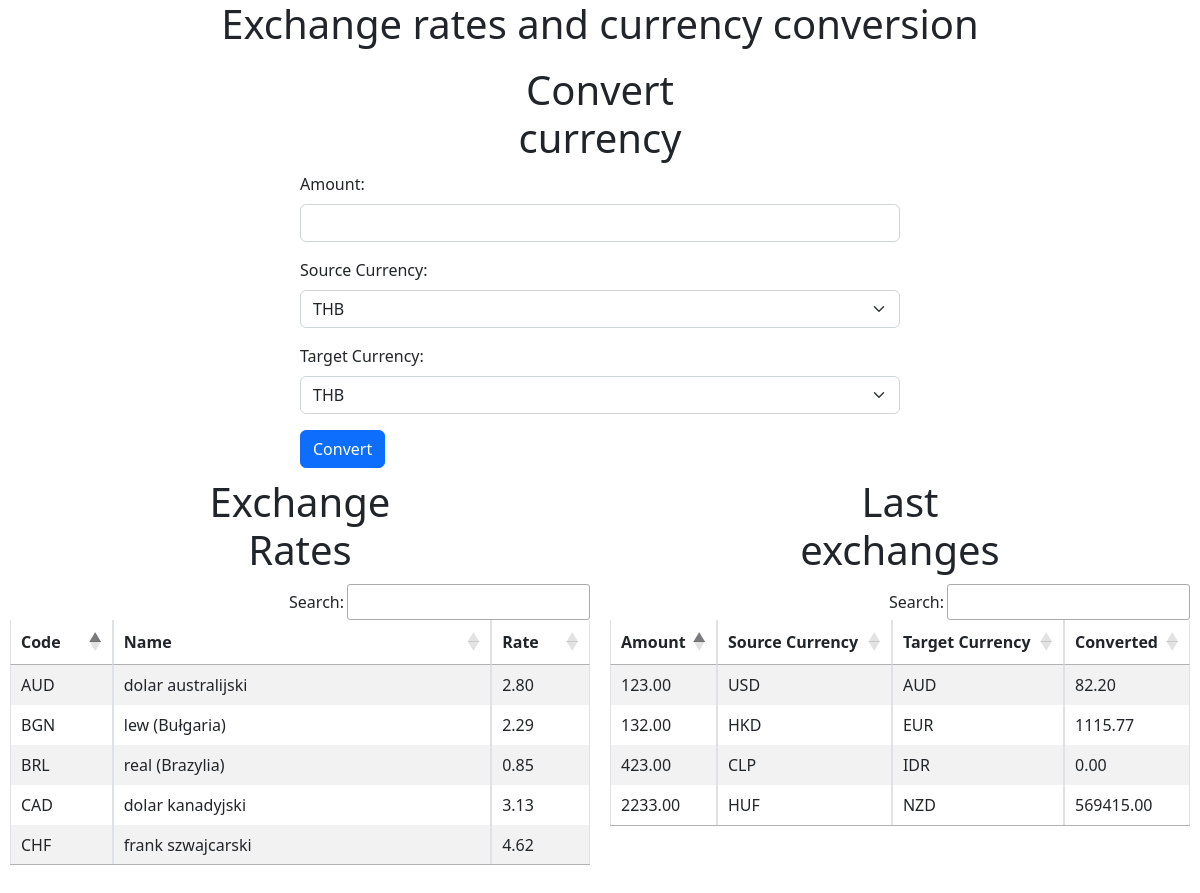
Screenshot of /docker-compose-lamp/www/adrespect/index.php with the database file from the repository.
### tables this page shows
CREATE TABLE `exchange_rates` (
  `id` int NOT NULL,
  `code` varchar(255) NOT NULL,
  `name` varchar(255) NOT NULL,
  `rate` decimal(10,2) NOT NULL,
  `updatedate` date NOT NULL
);

CREATE TABLE `currency_conversions` (
  `id` int NOT NULL,
  `amount` decimal(10,2) NOT NULL,
  `source_currency` varchar(255) NOT NULL,
  `target_currency` varchar(255) NOT NULL,
  `converted_amount` decimal(10,2) NOT NULL,
  `conversion_date` datetime NOT NULL
);

### docker-compose-lamp/www/adrespect/Class/CurrencyConverter.php (called while the page is built, shortened)
<?php
class CurrencyConverter {
    private $db;
    public function __construct($db) {
        $this->db = $db;
    }
    public function getConversionResults() {
        $pdo = $this->db->getPdo();
        $stmt = $pdo->query("SELECT * FROM currency_conversions ORDER BY conversion_date desc");
        return $stmt->fetchAll(PDO::FETCH_ASSOC);
    }
    public function getConversionCodes() {
        $pdo = $this->db->getPdo();
        $stm = $pdo->query("SELECT code FROM exchange_rates");
        return $stm->fetchAll(PDO::FETCH_COLUMN);
    }
}
?>

### docker-compose-lamp/www/adrespect/Class/ExchangeManager.php (called while the page is built, shortened)
<?php
class ExchangeManager
{
    private $db;
    public function __construct($db){
        $this->db = $db;
    }
    public function getExchangeRates() {
        $pdo = $this->db->getPDO();
        $select = $pdo->query("SELECT * FROM exchange_rates WHERE updatedate = '".date('Y-m-d')."'");
        return $select->fetchAll(PDO::FETCH_ASSOC);
    }
}

### docker-compose-lamp/www/adrespect/Class/ExchangeRateTableGenerator.php (the view)
<?php
class ExchangeRateTableGenerator {
    private $exchangeRates;
    public function __construct($exchangeRates) {
        $this->exchangeRates = $exchangeRates;
    }
    public function generateTable() {
        echo "<table class='table table-striped table-bordered' id='exchangeRate' name='exchangeRate'>";
        echo "<thead><tr><th>Code</th><th>Name</th><th>Rate</th></tr></thead>";
        echo "<tbody>";
        foreach ($this->exchangeRates as $rate) {
            echo "<tr>";
            echo "<td>" . $rate['code'] . "</td>";
            echo "<td>" . $rate['name'] . "</td>";
            echo "<td>" . $rate['rate'] . "</td>";
            echo "</tr>";
        }
        echo "</tbody>";
        echo "</table>";
    }
}
?>

### docker-compose-lamp/www/adrespect/index.php (shortened to what this page needs)
<?php
include 'Class/CurrencyConverter.php';
include 'Class/ExchangeManager.php';
include 'Class/ExchangeRateTableGenerator.php';
?>
<!DOCTYPE html>
<html lang="en">
<head>
    <link rel="stylesheet" href="css/style.css">
    <link href="https://cdn.jsdelivr.net/npm/bootstrap@5.2.3/dist/css/bootstrap.min.css" rel="stylesheet">
    <link rel="stylesheet" href="https://cdn.datatables.net/1.13.4/css/jquery.dataTables.css" />
</head>
<body>
<?php
    $db = new Database();
    $db->connect();
    $nbpApi = new NBPApi();
    $rates = $nbpApi->getExchangeRates();
    $exchangeRateManager = new ExchangeManager($db);
    $exchangeRateManager->saveExchangeRates($rates);
    $exchangeRates = $exchangeRateManager->getExchangeRates();
    $tableGenerator = new ExchangeRateTableGenerator($exchangeRates);
    $currencyConverter = new CurrencyConverter($db);
    $curriencies = $currencyConverter->getConversionCodes();
    $conversionResults = $currencyConverter->getConversionResults();
?>
<div class="containter">
    <h1 style="text-align: center;">Exchange rates and currency conversion</h1>
    <div class="formExchange" style="width:50%">
    <h1>Convert currency</h1>
    <form method="post" action="">
            <div class="mb-3">
                <label for="amount" class="form-label">Amount:</label>
                <input type="text" name="amount" id="amount" class="form-control">
            </div>
            <div class="mb-3">
                <label for="sourceCurrency" class="form-label">Source Currency:</label>
                <select name="sourceCurrency" id="sourceCurrency" class="form-select">
                    <?php
                    foreach ($curriencies as $currency){
                        print("<option value='$currency'>$currency</option>");
                    }
                    ?>
                </select>
            </div>
            <div class="mb-3">
                <label for="targetCurrency" class="form-label">Target Currency:</label>
                <select name="targetCurrency" id="targetCurrency" class="form-select">
                <?php
                    foreach ($curriencies as $currency){
                        print("<option value='$currency'>$currency</option>");
                    }
                    ?>
                </select>
            </div>
            <button type="submit" name="exchange" class="btn btn-primary">Convert</button>
        </form>
    </div>
    <div class="exchangeRates" style="width: 50%;">
    <h1>Exchange Rates</h1>
<?php
        $tableGenerator->generateTable();
?>
    </div>
    <div class="lastExchanges" style="width: 50%;">
    <h1>Last exchanges</h1>
        <table class="table table-striped table-bordered" id="conversion" name="conversion">
            <thead>
                <tr>
                    <th>Amount</th>
                    <th>Source Currency</th>
                    <th>Target Currency</th>
                    <th>Converted</th>
                </tr>
            </thead>
            <tbody>
            <?php
                foreach ($conversionResults as $result) {
                    print("<tr>");
                    print("<td>".$result['amount']."</td>");
                    print("<td>".$result['source_currency']."</td>");
                    print("<td>".$result['target_currency']."</td>");
                    print("<td>".$result['converted_amount']."</td>");
                    print("</tr>");
                }
            ?>
            </tbody>
        </table>
    </div>
</div>
</body>
</html>

### docker-compose-lamp/www/adrespect/css/style.css (style rules this page uses)
.formExchange { width: 100%; position: relative; left: 50%; transform: translateX(-50%); }
.lastExchanges { float: left; height: 470px; width: 23%; padding: 0 10px; }
.exchangeRates { float: left; height: 470px; width: 23%; padding: 0 10px; }
.lastExchanges h1, .exchangeRates h1, .formExchange h1 { text-align: center; margin: auto; width: 50%; padding: 10px; }

### rows the page displays
exchange_rates: code "AUD", name "dolar australijski", rate "2.80"
exchange_rates: code "CAD", name "dolar kanadyjski", rate "3.13"
exchange_rates: code "CHF", name "frank szwajcarski", rate "4.62"
exchange_rates: code "BGN", name "lew (Bułgaria)", rate "2.29"
exchange_rates: code "BRL", name "real (Brazylia)", rate "0.85"
currency_conversions: amount "123.00", source_currency "USD", target_currency "AUD", converted_amount "82.20"
currency_conversions: amount "2233.00", source_currency "HUF", target_currency "NZD", converted_amount "569415.00"
currency_conversions: amount "132.00", source_currency "HKD", target_currency "EUR", converted_amount "1115.77"
currency_conversions: amount "423.00", source_currency "CLP", target_currency "IDR", converted_amount "0.00"

### other values shown
form field sourceCurrency "THB"
form field targetCurrency "THB"
